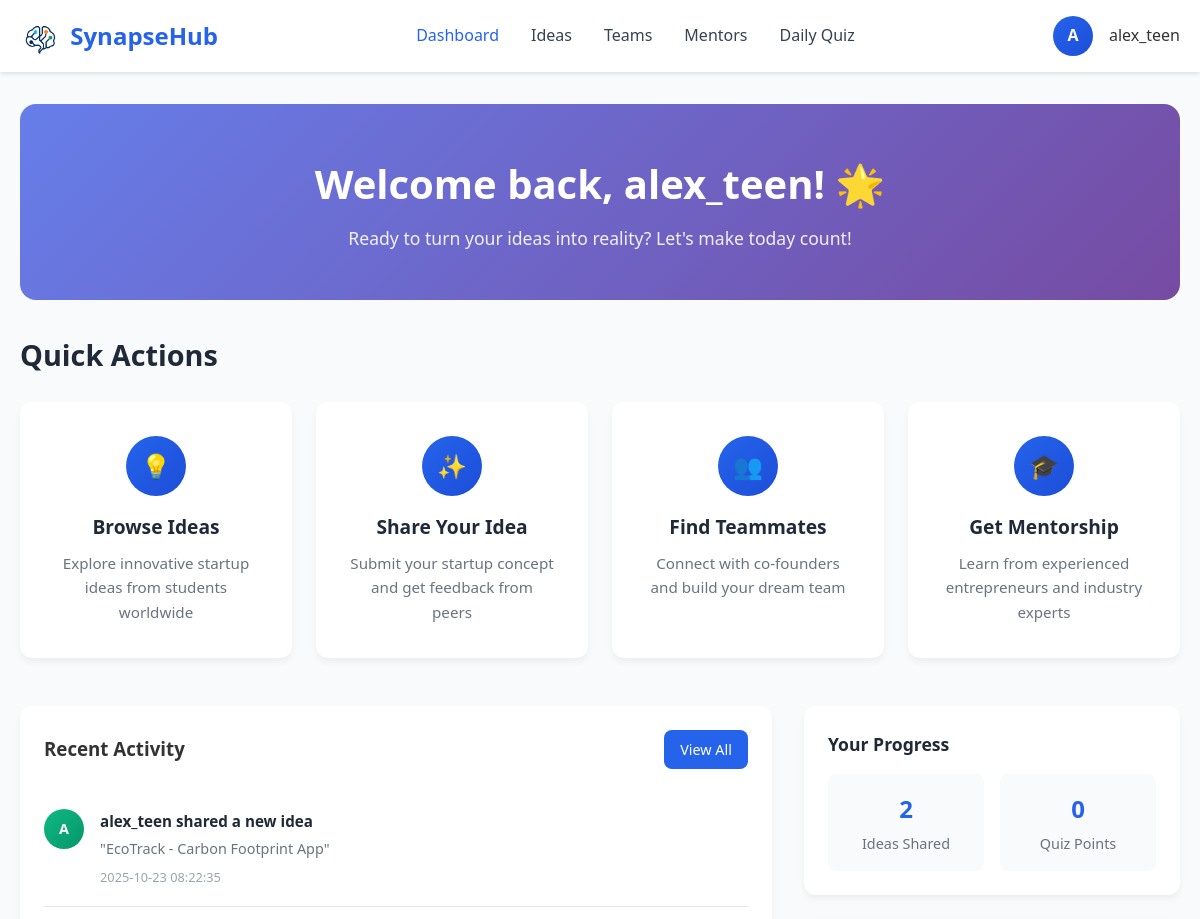
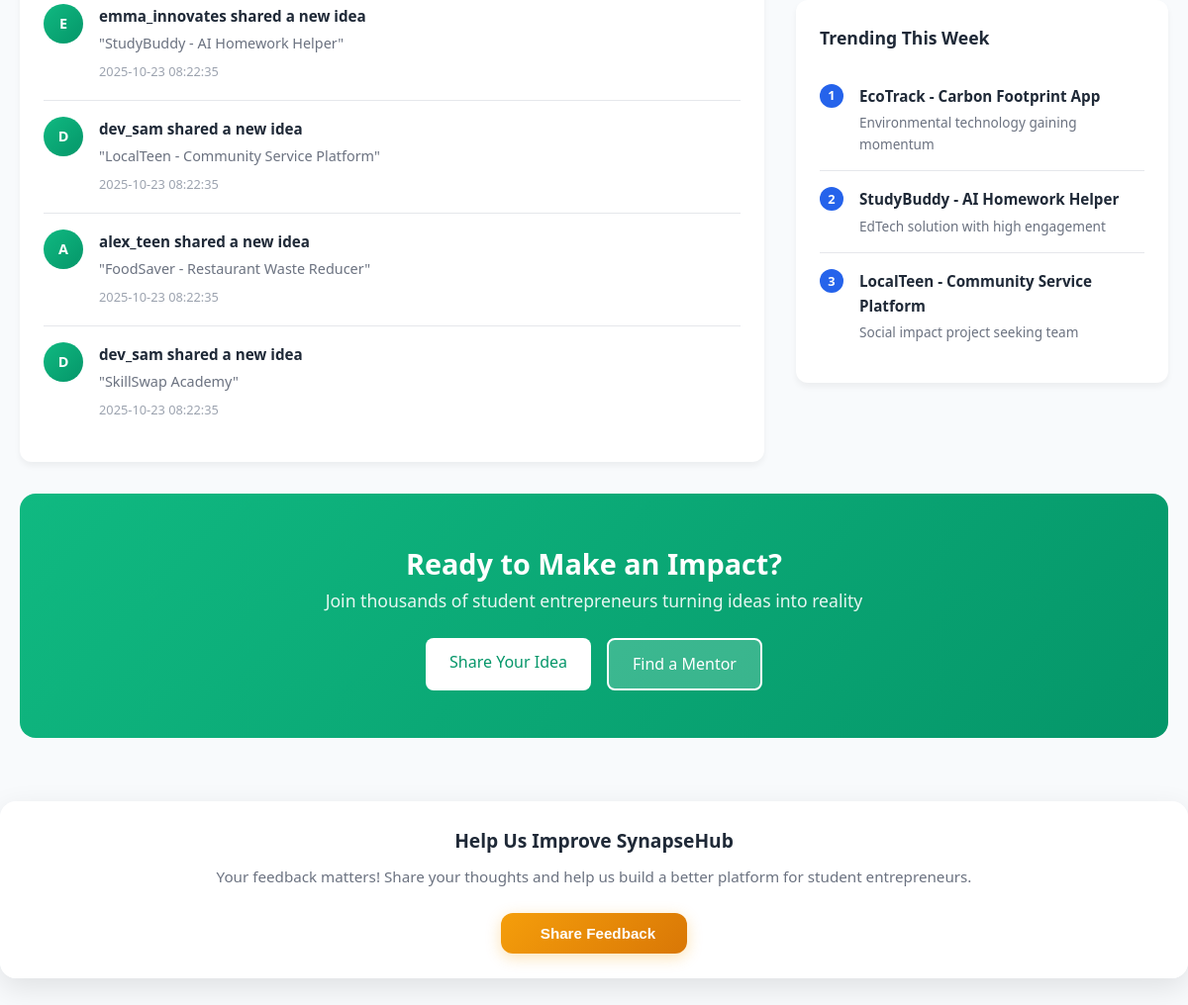
The app's page /dashboard (signed in) with its own data (2 pictures, top to bottom).
### tables this page shows
CREATE TABLE users (
        id INTEGER PRIMARY KEY AUTOINCREMENT,
        username TEXT UNIQUE NOT NULL,
        email TEXT UNIQUE NOT NULL,
        password_hash TEXT NOT NULL,
        age INTEGER,
        skills TEXT,
        interests TEXT,
        bio TEXT,
        profile_image TEXT DEFAULT 'default-avatar.png',
        join_date TIMESTAMP DEFAULT CURRENT_TIMESTAMP,
        quiz_streak INTEGER DEFAULT 0,
        total_points INTEGER DEFAULT 0,
        last_quiz_date DATE
    );

CREATE TABLE ideas (
        id INTEGER PRIMARY KEY AUTOINCREMENT,
        user_id INTEGER,
        title TEXT NOT NULL,
        problem_statement TEXT NOT NULL,
        solution_description TEXT NOT NULL,
        category TEXT,
        status TEXT DEFAULT 'active',
        created_date TIMESTAMP DEFAULT CURRENT_TIMESTAMP,
        updated_date TIMESTAMP DEFAULT CURRENT_TIMESTAMP,
        view_count INTEGER DEFAULT 0,
        like_count INTEGER DEFAULT 0,
        development_stage TEXT DEFAULT "Idea",
        target_market TEXT DEFAULT "",
        budget_range TEXT DEFAULT "",
        timeline TEXT DEFAULT "",
        tags TEXT DEFAULT "",
        team_needs TEXT DEFAULT "",
        inspiration TEXT DEFAULT "",
        open_collaboration INTEGER DEFAULT 0,
        comment_count INTEGER DEFAULT 0,
        FOREIGN KEY (user_id) REFERENCES users (id)
    );

### routes/main.py (the view)
@main_bp.route('/dashboard')
@login_required
def dashboard():
    user_ideas_count = execute_single(
        'SELECT COUNT(*) FROM ideas WHERE user_id = ?',
        (session['user_id'],)
    )[0]
    recent_ideas = execute_query('''
        SELECT i.title, i.created_date, u.username
        FROM ideas i JOIN users u ON i.user_id = u.id
        ORDER BY i.created_date DESC LIMIT 5
    ''')
    user_stats = execute_single(
        'SELECT quiz_streak, total_points FROM users WHERE id = ?',
        (session['user_id'],)
    )
    avg_accuracy_result = execute_single(
        'SELECT AVG(accuracy) FROM quiz_analytics WHERE user_id = ?',
        (session['user_id'],)
    )
    avg_accuracy = avg_accuracy_result[0] if avg_accuracy_result[0] else 0
    enhanced_stats = list(user_stats) + [round(avg_accuracy, 1)] if user_stats else [0, 0, 0]
    return render_template('dashboard.html',
                         user_ideas_count=user_ideas_count,
                         recent_ideas=recent_ideas,
                         user_stats=enhanced_stats)

### database.py (called while the page is built)
def get_db_connection():
    from config import Config
    conn = sqlite3.connect(Config.DATABASE_NAME)
    conn.row_factory = sqlite3.Row
    return conn

def execute_query(query, params=None):
    conn = get_db_connection()
    try:
        if params:
            result = conn.execute(query, params)
        else:
            result = conn.execute(query)
        data = result.fetchall()
        conn.commit()
        return data
    except Exception as e:
        conn.rollback()
        raise e
    finally:
        conn.close()

def execute_single(query, params=None):
    conn = get_db_connection()
    try:
        if params:
            result = conn.execute(query, params)
        else:
            result = conn.execute(query)
        data = result.fetchone()
        conn.commit()
        return data
    except Exception as e:
        conn.rollback()
        raise e
    finally:
        conn.close()

### routes/auth.py (called while the page is built)
def login_required(f):
    from functools import wraps
    @wraps(f)
    def decorated_function(*args, **kwargs):
        if 'user_id' not in session:
            flash('Please log in to access this page')
            return redirect(url_for('auth.landing'))
        return f(*args, **kwargs)
    return decorated_function

### templates/dashboard.html (shortened to what this page needs)
<!DOCTYPE html>
<html lang="en">
<head>
    <link rel="stylesheet" href="static/css/dashboard.css">
</head>
<body>
    <nav class="navbar">
        <div class="nav-container">
            <a href="/dashboard" class="logo" style="display: flex; align-items: center; text-decoration: none;">
                <img src="/static/images/synapsehub_logo.png" alt="SynapseHub Logo" style="height: 40px; margin-right: 10px;">
                 SynapseHub
            </a>
            <ul class="nav-menu">
                <li><a href="/dashboard" class="active">Dashboard</a></li>
                <li><a href="/ideas">Ideas</a></li>
                <li><a href="/teams">Teams</a></li>
                <li><a href="/mentors" >Mentors</a></li>
                <li><a href="/quiz">Daily Quiz</a></li>
            </ul>
            <div class="dropdown user-profile">
                <div class="profile-avatar">{{ session.username[0].upper() if session.username else 'U' }}</div>
                <span>{{ session.username if session.username else 'User' }}</span>
            </div>
    </nav>
    <div class="container">
        <div class="welcome-section">
            <h1>Welcome back, {{ session.username if session.username else 'Entrepreneur' }}! 🌟</h1>
            <p>Ready to turn your ideas into reality? Let's make today count!</p>
        </div>
        <section class="quick-access">
            <h2 class="section-title">Quick Actions</h2>
            <div class="quick-grid">
                <a href="/ideas" class="quick-card">
                    <div class="quick-card-icon">💡</div>
                    <h3>Browse Ideas</h3>
                    <p>Explore innovative startup ideas from students worldwide</p>
                </a>
                <a href="/submit_idea" class="quick-card">
                    <div class="quick-card-icon">✨</div>
                    <h3>Share Your Idea</h3>
                    <p>Submit your startup concept and get feedback from peers</p>
                </a>
                <a href="/teams" class="quick-card">
                    <div class="quick-card-icon">👥</div>
                    <h3>Find Teammates</h3>
                    <p>Connect with co-founders and build your dream team</p>
                </a>
                <a href="/mentors" class="quick-card">
                    <div class="quick-card-icon">🎓</div>
                    <h3>Get Mentorship</h3>
                    <p>Learn from experienced entrepreneurs and industry experts</p>
                </a>
            </div>
        </section>
        <div class="dashboard-grid">
            <div class="activity-feed">
                <div class="activity-header">
                    <h3>Recent Activity</h3>
                    <a href="/ideas" class="btn btn-small">View All</a>
                </div>
                <div class="activity-list">
                    {% if recent_ideas %}
                        {% for idea in recent_ideas %}
                        <div class="activity-item">
                            <div class="activity-avatar">{{ idea[2][0].upper() }}</div>
                            <div class="activity-content">
                                <h4>{{ idea[2] }} shared a new idea</h4>
                                <p>"{{ idea[0] }}"</p>
                                <span class="activity-time">{{ idea[1] }}</span>
                            </div>
                        </div>
                        {% endfor %}
                    {% endif %}
                </div>
            </div>
            <div class="sidebar">
                <div class="sidebar-section">
                    <h3>Your Progress</h3>
                    <div class="progress-grid">
                        <div class="progress-item">
                            <div class="progress-number">{{ user_ideas_count }}</div>
                            <div class="progress-label">Ideas Shared</div>
                        </div>
                        <div class="progress-item">
                            <div class="progress-number">{{ user_stats[1] if user_stats else 0 }}</div>
                            <div class="progress-label">Quiz Points</div>
                        </div>
                    </div>
                </div>
                <div class="sidebar-section">
                    <h3>Trending This Week</h3>
                    <div class="trending-item">
                        <div class="trending-number">1</div>
                        <div class="trending-content">
                            <h4>EcoTrack - Carbon Footprint App</h4>
                            <p>Environmental technology gaining momentum</p>
                        </div>
                    </div>
                    <div class="trending-item">
                        <div class="trending-number">2</div>
                        <div class="trending-content">
                            <h4>StudyBuddy - AI Homework Helper</h4>
                            <p>EdTech solution with high engagement</p>
                        </div>
                    </div>
                    <div class="trending-item">
                        <div class="trending-number">3</div>
                        <div class="trending-content">
                            <h4>LocalTeen - Community Service Platform</h4>
                            <p>Social impact project seeking team</p>
                        </div>
                    </div>
                </div>
            </div>
        </div>
        <div class="welcome-section" style="background: linear-gradient(135deg, #10b981, #059669); margin-top: 2rem;">
            <h2 style="font-size: 1.8rem;">Ready to Make an Impact?</h2>
            <p style="margin-bottom: 1.5rem;">Join thousands of student entrepreneurs turning ideas into reality</p>
            <div class="welcome-section-btn" style="display: flex; gap: 1rem; justify-content: center; flex-wrap: wrap;">
                <a href="/submit_idea" class="btn" style="background: white; color: #059669;">Share Your Idea</a>
                <a href="/mentors" class="btn" style="background: rgba(255, 255, 255, 0.2); border: 2px solid white;">Find a Mentor</a>
            </div>
        </div>
    </div>
    <div class="feedback-section">
    <h3>Help Us Improve SynapseHub</h3>
    <p>Your feedback matters! Share your thoughts and help us build a better platform for student entrepreneurs.</p>
    <button class="feedback-trigger-btn" onclick="openFeedbackModal()">
        Share Feedback
    </button>
</div>
</body>
</html>

### records on screen
users: username "alex_teen"
ideas: username "A", username "alex_teen", title "EcoTrack - Carbon Footprint App", created_date "2025-10-23 08:22:35"
ideas: username "E", username "emma_innovates", title "StudyBuddy - AI Homework Helper", created_date "2025-10-23 08:22:35"
ideas: username "D", username "dev_sam", title "LocalTeen - Community Service Platform", created_date "2025-10-23 08:22:35"
ideas: username "A", username "alex_teen", title "FoodSaver - Restaurant Waste Reducer", created_date "2025-10-23 08:22:35"
ideas: username "D", username "dev_sam", title "SkillSwap Academy", created_date "2025-10-23 08:22:35"

### other values on screen
{{ session.username[0].upper() if session.username else 'U' }} "A"
{{ user_ideas_count }} "2"
{{ user_stats[1] if user_stats else 0 }} "0"
